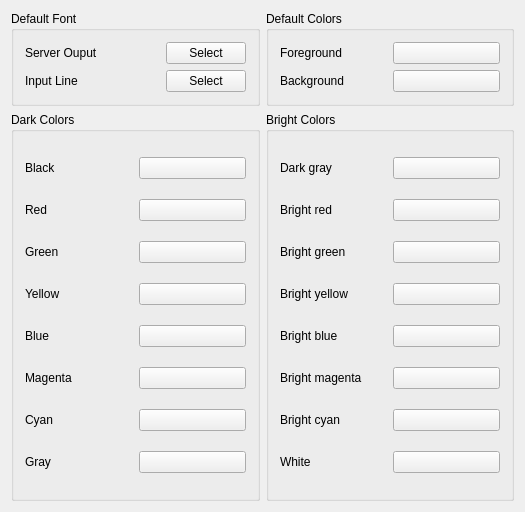
<ui version="4.0" >
 <class>ColorFontPage</class>
 <widget class="QWidget" name="ColorFontPage" >
  <property name="geometry" >
   <rect>
    <x>0</x>
    <y>0</y>
    <width>525</width>
    <height>512</height>
   </rect>
  </property>
  <property name="sizePolicy" >
   <sizepolicy vsizetype="Preferred" hsizetype="Preferred" >
    <horstretch>0</horstretch>
    <verstretch>0</verstretch>
   </sizepolicy>
  </property>
  <property name="minimumSize" >
   <size>
    <width>0</width>
    <height>0</height>
   </size>
  </property>
  <property name="windowTitle" >
   <string>Color and Font Settings</string>
  </property>
  <layout class="QGridLayout" >
   <item row="0" column="0" >
    <widget class="QGroupBox" name="groupBox_3" >
     <property name="sizePolicy" >
      <sizepolicy vsizetype="Preferred" hsizetype="Preferred" >
       <horstretch>0</horstretch>
       <verstretch>0</verstretch>
      </sizepolicy>
     </property>
     <property name="title" >
      <string>Default Font</string>
     </property>
     <layout class="QGridLayout" >
      <item row="0" column="0" colspan="2" >
       <widget class="QLabel" name="label_17" >
        <property name="text" >
         <string>Server Ouput</string>
        </property>
       </widget>
      </item>
      <item row="0" column="2" >
       <widget class="QPushButton" name="serverOutputButton" >
        <property name="sizePolicy" >
         <sizepolicy vsizetype="Fixed" hsizetype="Minimum" >
          <horstretch>0</horstretch>
          <verstretch>0</verstretch>
         </sizepolicy>
        </property>
        <property name="text" >
         <string>Select</string>
        </property>
       </widget>
      </item>
      <item row="1" column="0" colspan="2" >
       <widget class="QLabel" name="label_18" >
        <property name="text" >
         <string>Input Line</string>
        </property>
       </widget>
      </item>
      <item row="1" column="2" >
       <widget class="QPushButton" name="inputLineButton" >
        <property name="text" >
         <string>Select</string>
        </property>
       </widget>
      </item>
     </layout>
    </widget>
   </item>
   <item row="0" column="1" >
    <widget class="QGroupBox" name="groupBox_4" >
     <property name="title" >
      <string>Default Colors</string>
     </property>
     <layout class="QGridLayout" >
      <item row="0" column="0" >
       <widget class="QLabel" name="label_19" >
        <property name="text" >
         <string>Foreground</string>
        </property>
       </widget>
      </item>
      <item row="0" column="1" >
       <widget class="QPushButton" name="foregroundButton" >
        <property name="text" >
         <string/>
        </property>
       </widget>
      </item>
      <item row="1" column="0" >
       <widget class="QLabel" name="label_20" >
        <property name="text" >
         <string>Background</string>
        </property>
       </widget>
      </item>
      <item row="1" column="1" >
       <widget class="QPushButton" name="backgroundButton" >
        <property name="text" >
         <string/>
        </property>
       </widget>
      </item>
     </layout>
    </widget>
   </item>
   <item row="1" column="0" colspan="2" >
    <layout class="QHBoxLayout" >
     <item>
      <widget class="QGroupBox" name="groupBox_2" >
       <property name="title" >
        <string>Dark Colors</string>
       </property>
       <layout class="QGridLayout" >
        <item row="0" column="0" >
         <widget class="QLabel" name="label" >
          <property name="text" >
           <string>Black</string>
          </property>
         </widget>
        </item>
        <item row="0" column="1" >
         <widget class="QPushButton" name="blackButton" >
          <property name="text" >
           <string/>
          </property>
         </widget>
        </item>
        <item row="1" column="0" >
         <widget class="QLabel" name="label_2" >
          <property name="text" >
           <string>Red</string>
          </property>
         </widget>
        </item>
        <item row="1" column="1" >
         <widget class="QPushButton" name="redButton" >
          <property name="text" >
           <string/>
          </property>
         </widget>
        </item>
        <item row="2" column="0" >
         <widget class="QLabel" name="label_3" >
          <property name="text" >
           <string>Green</string>
          </property>
         </widget>
        </item>
        <item row="2" column="1" >
         <widget class="QPushButton" name="greenButton" >
          <property name="text" >
           <string/>
          </property>
         </widget>
        </item>
        <item row="3" column="0" >
         <widget class="QLabel" name="label_4" >
          <property name="text" >
           <string>Yellow</string>
          </property>
         </widget>
        </item>
        <item row="3" column="1" >
         <widget class="QPushButton" name="yellowButton" >
          <property name="text" >
           <string/>
          </property>
         </widget>
        </item>
        <item row="4" column="0" >
         <widget class="QLabel" name="label_5" >
          <property name="text" >
           <string>Blue</string>
          </property>
         </widget>
        </item>
        <item row="4" column="1" >
         <widget class="QPushButton" name="blueButton" >
          <property name="text" >
           <string/>
          </property>
         </widget>
        </item>
        <item row="5" column="0" >
         <widget class="QLabel" name="label_6" >
          <property name="text" >
           <string>Magenta</string>
          </property>
         </widget>
        </item>
        <item row="5" column="1" >
         <widget class="QPushButton" name="magentaButton" >
          <property name="text" >
           <string/>
          </property>
         </widget>
        </item>
        <item row="6" column="0" >
         <widget class="QLabel" name="label_7" >
          <property name="text" >
           <string>Cyan</string>
          </property>
         </widget>
        </item>
        <item row="6" column="1" >
         <widget class="QPushButton" name="cyanButton" >
          <property name="text" >
           <string/>
          </property>
         </widget>
        </item>
        <item row="7" column="0" >
         <widget class="QLabel" name="label_8" >
          <property name="text" >
           <string>Gray</string>
          </property>
         </widget>
        </item>
        <item row="7" column="1" >
         <widget class="QPushButton" name="grayButton" >
          <property name="text" >
           <string/>
          </property>
         </widget>
        </item>
       </layout>
      </widget>
     </item>
     <item>
      <widget class="QGroupBox" name="groupBox" >
       <property name="sizePolicy" >
        <sizepolicy vsizetype="Expanding" hsizetype="Preferred" >
         <horstretch>0</horstretch>
         <verstretch>0</verstretch>
        </sizepolicy>
       </property>
       <property name="title" >
        <string>Bright Colors</string>
       </property>
       <layout class="QGridLayout" >
        <item row="0" column="0" >
         <widget class="QLabel" name="label_11" >
          <property name="text" >
           <string>Dark gray</string>
          </property>
         </widget>
        </item>
        <item row="0" column="1" >
         <widget class="QPushButton" name="darkGrayButton" >
          <property name="text" >
           <string/>
          </property>
         </widget>
        </item>
        <item row="1" column="0" >
         <widget class="QLabel" name="label_14" >
          <property name="text" >
           <string>Bright red</string>
          </property>
         </widget>
        </item>
        <item row="1" column="1" >
         <widget class="QPushButton" name="brightRedButton" >
          <property name="text" >
           <string/>
          </property>
         </widget>
        </item>
        <item row="2" column="0" >
         <widget class="QLabel" name="label_16" >
          <property name="text" >
           <string>Bright green</string>
          </property>
         </widget>
        </item>
        <item row="2" column="1" >
         <widget class="QPushButton" name="brightGreenButton" >
          <property name="text" >
           <string/>
          </property>
         </widget>
        </item>
        <item row="3" column="0" >
         <widget class="QLabel" name="label_10" >
          <property name="text" >
           <string>Bright yellow</string>
          </property>
         </widget>
        </item>
        <item row="3" column="1" >
         <widget class="QPushButton" name="brightYellowButton" >
          <property name="text" >
           <string/>
          </property>
         </widget>
        </item>
        <item row="4" column="0" >
         <widget class="QLabel" name="label_9" >
          <property name="text" >
           <string>Bright blue</string>
          </property>
         </widget>
        </item>
        <item row="4" column="1" >
         <widget class="QPushButton" name="brightBlueButton" >
          <property name="text" >
           <string/>
          </property>
         </widget>
        </item>
        <item row="5" column="0" >
         <widget class="QLabel" name="label_13" >
          <property name="text" >
           <string>Bright magenta</string>
          </property>
         </widget>
        </item>
        <item row="5" column="1" >
         <widget class="QPushButton" name="brightMagentaButton" >
          <property name="text" >
           <string/>
          </property>
         </widget>
        </item>
        <item row="6" column="0" >
         <widget class="QLabel" name="label_12" >
          <property name="text" >
           <string>Bright cyan</string>
          </property>
         </widget>
        </item>
        <item row="6" column="1" >
         <widget class="QPushButton" name="brightCyanButton" >
          <property name="text" >
           <string/>
          </property>
         </widget>
        </item>
        <item row="7" column="0" >
         <widget class="QLabel" name="label_15" >
          <property name="text" >
           <string>White</string>
          </property>
         </widget>
        </item>
        <item row="7" column="1" >
         <widget class="QPushButton" name="whiteButton" >
          <property name="text" >
           <string/>
          </property>
         </widget>
        </item>
       </layout>
      </widget>
     </item>
    </layout>
   </item>
  </layout>
 </widget>
 <layoutdefault spacing="6" margin="11" />
 <pixmapfunction>qPixmapFromMimeSource</pixmapfunction>
 <resources/>
 <connections/>
</ui>
